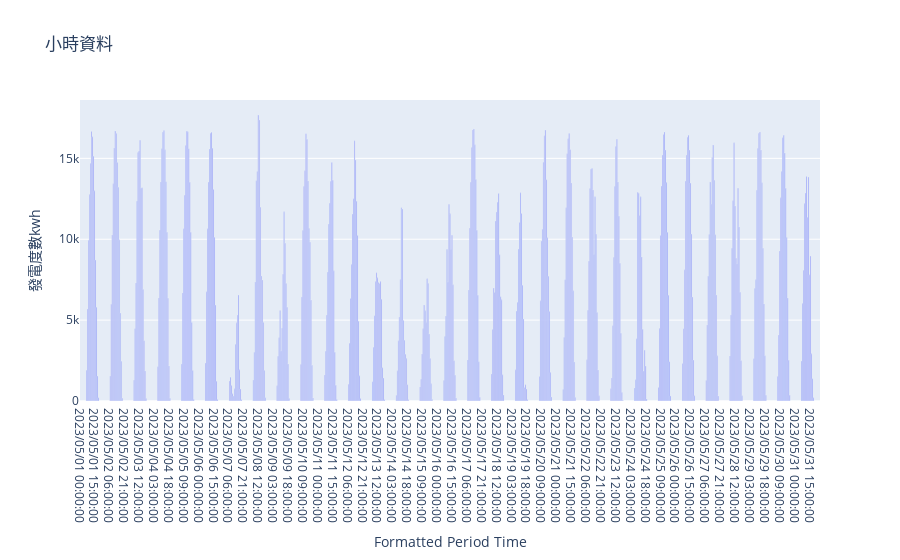

The notebook cell saved with this chart:
### Code cell
print("Columns in df1:", df1.columns)
print("Columns in df2:", df2.columns)

merged_df = pd.merge(df2, df1, left_on='formatted_periodTime', right_on='formatted_periodTime', how='left', suffixes=('_df2', '_df1'))
merged_df
merged_df["intervalAcKwh_df2"] = merged_df["intervalAcKwh_df1"].combine_first(merged_df["intervalAcKwh_df2"])
merged_df.drop(["intervalAcKwh_df1"], axis=1, inplace=True)
merged_df['intervalAcKwh_df2']

import plotly.express as px

fig = px.bar(merged_df, x='formatted_periodTime', y='intervalAcKwh_df2', title='小時資料')
fig.update_xaxes(title_text='Formatted Period Time')
fig.update_yaxes(title_text='發電度數kwh')
fig.show()

### Figure 1 — Plotly figure (JSON) as saved in the notebook; plotly's stock layout.template omitted (floating-point values rounded to 4 significant figures; data arrays with more than 128 entries replaced by an {"elided": "..."} marker saying what was removed)
{"data": [{"alignmentgroup": "True", "hovertemplate": "formatted_periodTime=%{x}<br>intervalAcKwh_df2=%{y}<extra></extra>", "legendgroup": "", "marker": {"color": "#636efa", "pattern": {"shape": ""}}, "name": "", "offsetgroup": "", "orientation": "v", "showlegend": false, "textposition": "auto", "type": "bar", "x": {"elided": "745 str values"}, "xaxis": "x", "y": {"elided": "745 float values"}, "yaxis": "y"}], "layout": {"barmode": "relative", "legend": {"tracegroupgap": 0}, "title": {"text": "小時資料"}, "xaxis": {"anchor": "y", "domain": [0, 1], "title": {"text": "Formatted Period Time"}}, "yaxis": {"anchor": "x", "domain": [0, 1], "title": {"text": "發電度數kwh"}}}}
